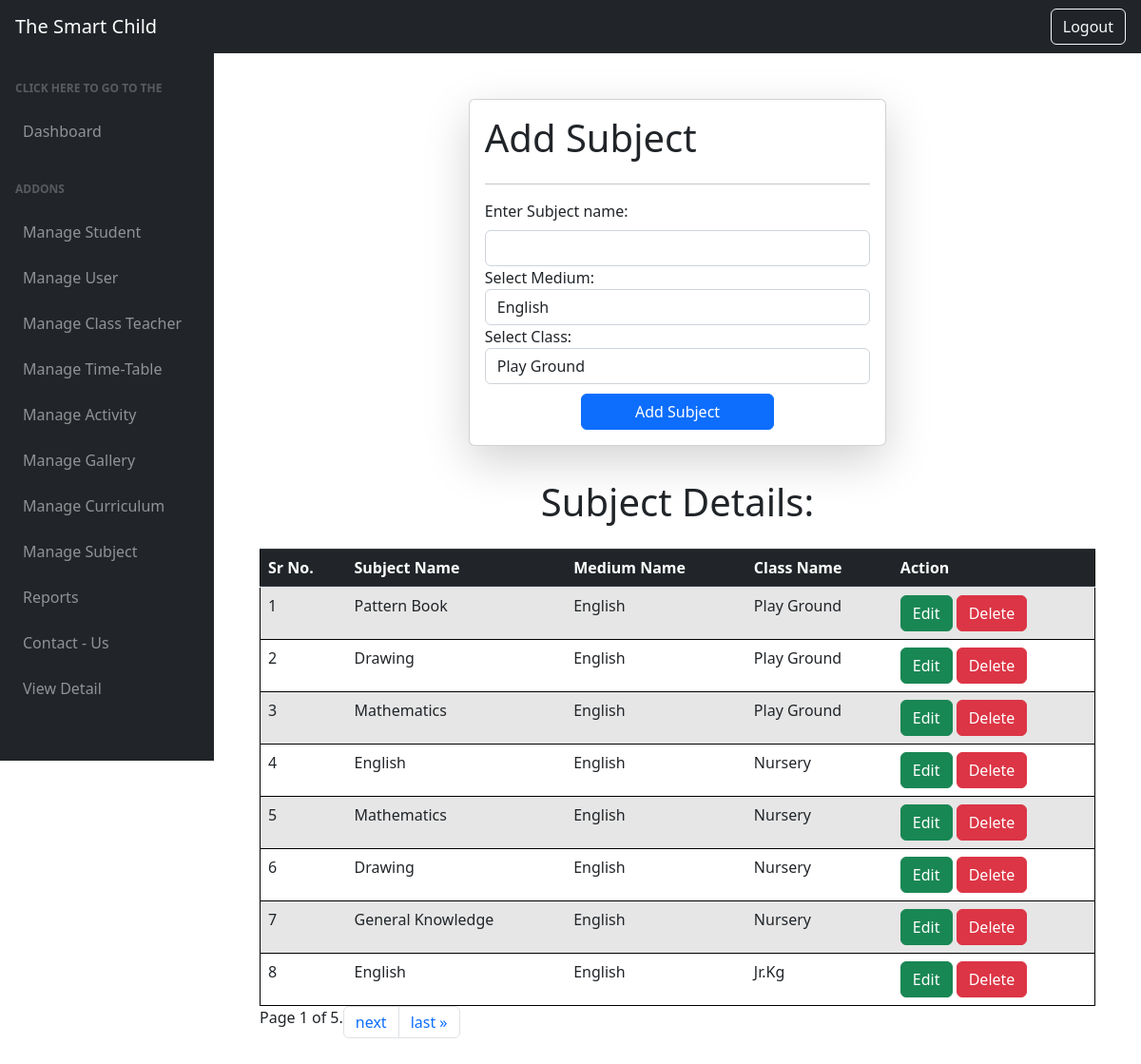
The app's page /add_subject/ (signed in) with its own data.
### school/models.py (models this page shows, shortened)
class Subject(models.Model):
    sub_name=models.CharField(max_length=50,default=None)
    Medium=[('English','English'),('Gujarati','Gujarati')]
    cls_name=models.ForeignKey('Class',on_delete=models.CASCADE,default='')
    medium_name=models.CharField(max_length=30,choices=Medium,default='English')

class Class(models.Model):
    c_name=models.CharField(max_length=30)
    def __str__(self) -> str:
        return self.c_name

### school/views.py (the view, shortened to what this page needs)
# urls.py: path('add_subject/', add_subject,name='add_subject'),
@login_required(login_url='/login_page')
@user_passes_test(is_superuser)
def add_subject(request):
    sub = Subject.objects.all()
    paginator = Paginator(sub, 8)
    page_number = request.GET.get("page")
    page_obj = paginator.get_page(page_number)
    cls = Class.objects.all()
    return render(request,'add_subject.html',{'sub':page_obj,'cls':cls})

### school/views.py (called while the page is built)
def is_superuser(user):
    return user.is_superuser

### templates/add_subject.html (shortened to what this page needs)
<html>
<head>
    <link rel="stylesheet" href="https://cdn.jsdelivr.net/npm/bootstrap@4.0.0/dist/css/bootstrap.min.css">
</head>
  <body class="sb-nav-fixed">
        <nav class="sb-topnav navbar navbar-expand navbar-dark bg-dark">
            <a class="navbar-brand ps-3" href="index.html">The Smart Child</a>
            <button class="btn btn-link btn-sm order-1 order-lg-0 me-4 me-lg-0" id="sidebarToggle" href="#!"></button>
        </nav>
{% include "admin_sidebar.html" %}
            <div id="layoutSidenav_content">
                <main>
<div class="container p-5" style="margin-rightft:50%">
<form method="post" class="col-6 mx-auto card p-3 shadow-lg" enctype='multipart/form-data'>
    <h1> Add Subject</h1>
    <hr>
    <div>
      <label>Enter Subject name:</label>
      <input type="text" name="sub" class="form-control" id="subjectInput">
  </div>
                    <div> Select Medium:
                        <select name='medium' class="form-control">
                            <option>English</option>
                          </select>
                    </div>
                        <div>  Select Class:
                          <select name='class' class="form-control">
                            {%for i in cls%}
                            <option value='{{i.id}}'>{{i.c_name}}</option>
                            {%endfor%}
                          </select>
                        </div>
                       <input class='btn btn-primary' type="submit" value="Add Subject" name="submit" style="margin-top: 10px; width: 50%; margin-left: 25%;">
</form>
<h1 style="text-align: center; margin-bottom: 25px; margin-top: 35px;"> Subject Details: </h2>
<table style="border: 1px solid black; margin: auto; " class="table table-striped">
                        <tr style="background-color: #000000; color: #FFFFFF;">
                            <thead class="thead-dark">
                        <th> Sr No. </th>
                        <th> Subject Name </th>
                        <th> Medium Name </th>
                        <th> Class Name </th>
                        <th> Action</th>
                        </thead>
   </tr>
                        {% for i in sub%}
                        <tr>
                        <td>{{forloop.counter}}</td>
                        <td>{{i.sub_name}}</td>
                        <td>{{i.medium_name}}</td>
                        <td>{{i.cls_name}}</td>
                        <td>
 <a href='/update_subject/{{i.id}}' class='btn btn-success'>Edit </a>
 <a href='/delete_subject/{{i.id}}' class='btn btn-danger'>Delete </a>
 </td>
                        </tr>
                        {%endfor%}
                        </table>
                         <div class="pagination">
                                               <nav aria-label="Page navigation example">
  <ul class="pagination">
            Page {{ sub.number }} of {{ sub.paginator.num_pages }}.
        {% if sub.has_next %}
           <li class="page-item"> <a href="?page={{ sub.next_page_number }}" class="page-link">next</a> </li>
          <li class="page-item"><a href="?page={{ sub.paginator.num_pages }}" class="page-link">last &raquo;</a> </li>
        {% endif %}
    </ul>
    </nav>
</div>
</main>
</div>
</body>
</html>

### records on screen
Subject: sub_name "Pattern Book", medium_name "English", cls_name "Play Ground"
Subject: sub_name "Drawing", medium_name "English", cls_name "Play Ground"
Subject: sub_name "Mathematics", medium_name "English", cls_name "Play Ground"
Subject: sub_name "English", medium_name "English", cls_name "Nursery"
Subject: sub_name "Mathematics", medium_name "English", cls_name "Nursery"
Subject: sub_name "Drawing", medium_name "English", cls_name "Nursery"
Subject: sub_name "General Knowledge", medium_name "English", cls_name "Nursery"
Subject: sub_name "English", medium_name "English", cls_name "Jr.Kg"

### other values on screen
{{ sub.number }} "1"
{{ sub.paginator.num_pages }} "5"
form field class "Play Ground"
